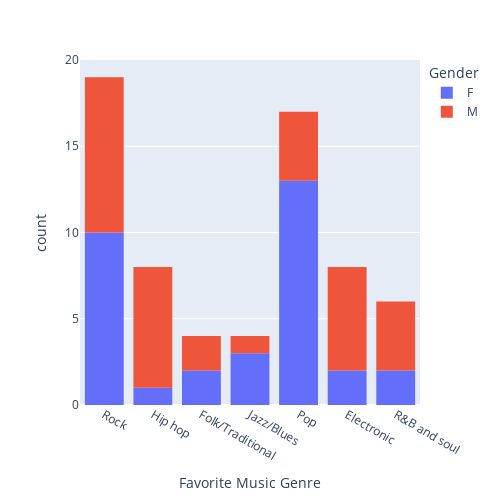

Write notebook code for a chart like this one.
### Code cell
hist = px.histogram(data_frame=df,x='Favorite Music Genre', color='Gender',width=500, height=500)
hist.show()

### Figure 1 — Plotly figure (JSON) as saved in the notebook; plotly's stock layout.template omitted (floating-point values rounded to 4 significant figures)
{"data": [{"alignmentgroup": "True", "bingroup": "x", "hovertemplate": "Gender=F<br>Favorite Music Genre=%{x}<br>count=%{y}<extra></extra>", "legendgroup": "F", "marker": {"color": "#636efa", "pattern": {"shape": ""}}, "name": "F", "offsetgroup": "F", "orientation": "v", "showlegend": true, "type": "histogram", "x": ["Rock", "Hip hop", "Rock", "Folk/Traditional", "Rock", "Jazz/Blues", "Pop", "Pop", "Rock", "Pop", "Pop", "Pop", "Pop", "Electronic", "Rock", "Jazz/Blues", "Pop", "Rock", "Rock", "Pop", "Pop", "Jazz/Blues", "Rock", "Pop", "Folk/Traditional", "R&B and soul", "Pop", "Pop", "Pop", "Electronic", "Rock", "Rock", "R&B and soul"], "xaxis": "x", "yaxis": "y"}, {"alignmentgroup": "True", "bingroup": "x", "hovertemplate": "Gender=M<br>Favorite Music Genre=%{x}<br>count=%{y}<extra></extra>", "legendgroup": "M", "marker": {"color": "#EF553B", "pattern": {"shape": ""}}, "name": "M", "offsetgroup": "M", "orientation": "v", "showlegend": true, "type": "histogram", "x": ["R&B and soul", "Hip hop", "Electronic", "Rock", "Pop", "Pop", "Rock", "Rock", "Pop", "R&B and soul", "Rock", "Folk/Traditional", "Hip hop", "Hip hop", "R&B and soul", "Rock", "Hip hop", "R&B and soul", "Rock", "Hip hop", "Rock", "Electronic", "Electronic", "Folk/Traditional", "Electronic", "Jazz/Blues", "Pop", "Electronic", "Rock", "Hip hop", "Hip hop", "Rock", "Electronic"], "xaxis": "x", "yaxis": "y"}], "layout": {"barmode": "relative", "height": 500, "legend": {"title": {"text": "Gender"}, "tracegroupgap": 0}, "margin": {"t": 60}, "width": 500, "xaxis": {"anchor": "y", "domain": [0, 1], "title": {"text": "Favorite Music Genre"}}, "yaxis": {"anchor": "x", "domain": [0, 1], "title": {"text": "count"}}}}
